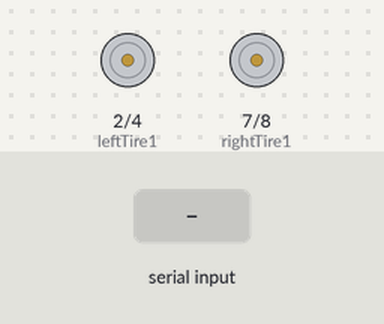
Simulated run of this sketch. Board: Arduino Uno, built with avr-gcc and run on an emulated ATmega328P. On the bench: motor-driver pin pairs drawn as motors (green arrow = first pin HIGH = forward, orange = second pin HIGH = backward, longer = more drive, scaled by the enable pin). The inputs (shaded band) are chosen by the test bench.

Above: at 1.2 s.
1.3 s: "w" received over Serial
At 2.5 s:
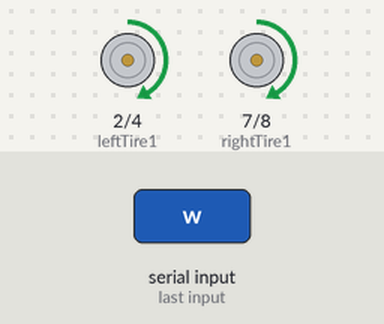
2.8 s: "s" received over Serial
At 3.8 s:
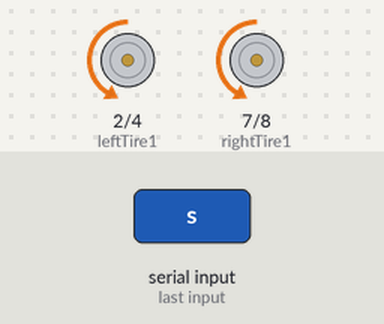
4.3 s: "p" received over Serial
At 4.9 s:
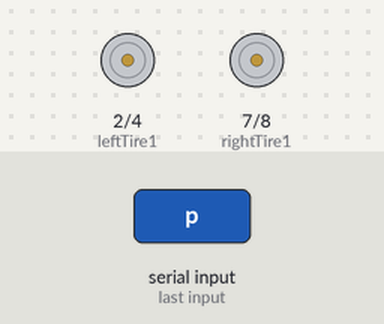
Timing chart, 0 to 7.3 s (numbered marks = the images above; inputs shaded):
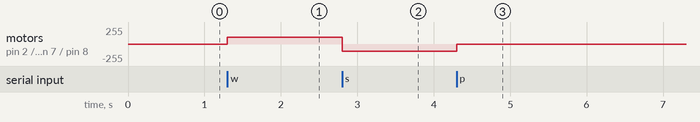

Measured:
- after the input at 1.3 s, motor on pin 2 (leftTire1) / pin 4 (leftTire2), motor on pin 7 (rightTire1) / pin 8 (rightTire2): stopped → forward 105/255 at once
- after the input at 2.8 s, motor on pin 2 (leftTire1) / pin 4 (leftTire2), motor on pin 7 (rightTire1) / pin 8 (rightTire2): forward 105/255 → backward 105/255 at once
- after the input at 4.3 s, motor on pin 2 (leftTire1) / pin 4 (leftTire2), motor on pin 7 (rightTire1) / pin 8 (rightTire2): backward 105/255 → stopped at once

The sketch:

arduniocoche.ino
```cpp
/*Left tired variables*/
const int leftTire1 = 2;    // Conectada al pin 0
const int leftTire2 = 4;
const int leftTire_speed = 3;    // Pin variable

/*Right tired variables*/
const int rightTire1 = 7;    // Conectada al pin 0
const int rightTire2 = 8;
const int rightTire_speed = 6;    // Pin variable

int speedTire = 105;
int input;

void setup()
{
 Serial.begin(9600); //Iniciamos el serial

 pinMode (leftTire_speed, OUTPUT);
 pinMode (leftTire1, OUTPUT);
 pinMode (leftTire2, OUTPUT);

 pinMode (rightTire_speed, OUTPUT);
 pinMode (rightTire1, OUTPUT);
 pinMode (rightTire2, OUTPUT);

}
void loop()
{
  if (Serial.available()>0){
    input=Serial.read();
    if (input== 'w'){
      speedTire = 105;
      digitalWrite(leftTire1, HIGH);
      digitalWrite(leftTire2, LOW);
      digitalWrite(rightTire1, HIGH);
      digitalWrite(rightTire2, LOW);
      analogWrite(leftTire_speed,speedTire);
      analogWrite(rightTire_speed,speedTire);

    }
    else if(input== 's')
    {
      speedTire = 105;
      digitalWrite(leftTire1, LOW);
      digitalWrite(leftTire2, HIGH);
      digitalWrite(rightTire1, LOW);
      digitalWrite(rightTire2, HIGH);
      analogWrite(leftTire_speed,speedTire);
      analogWrite(rightTire_speed,speedTire);
    }
    else if(input== 'p')
    {
      speedTire = 0;
      analogWrite(leftTire_speed,speedTire);
      analogWrite(rightTire_speed,speedTire);
    }
  }
}
```
